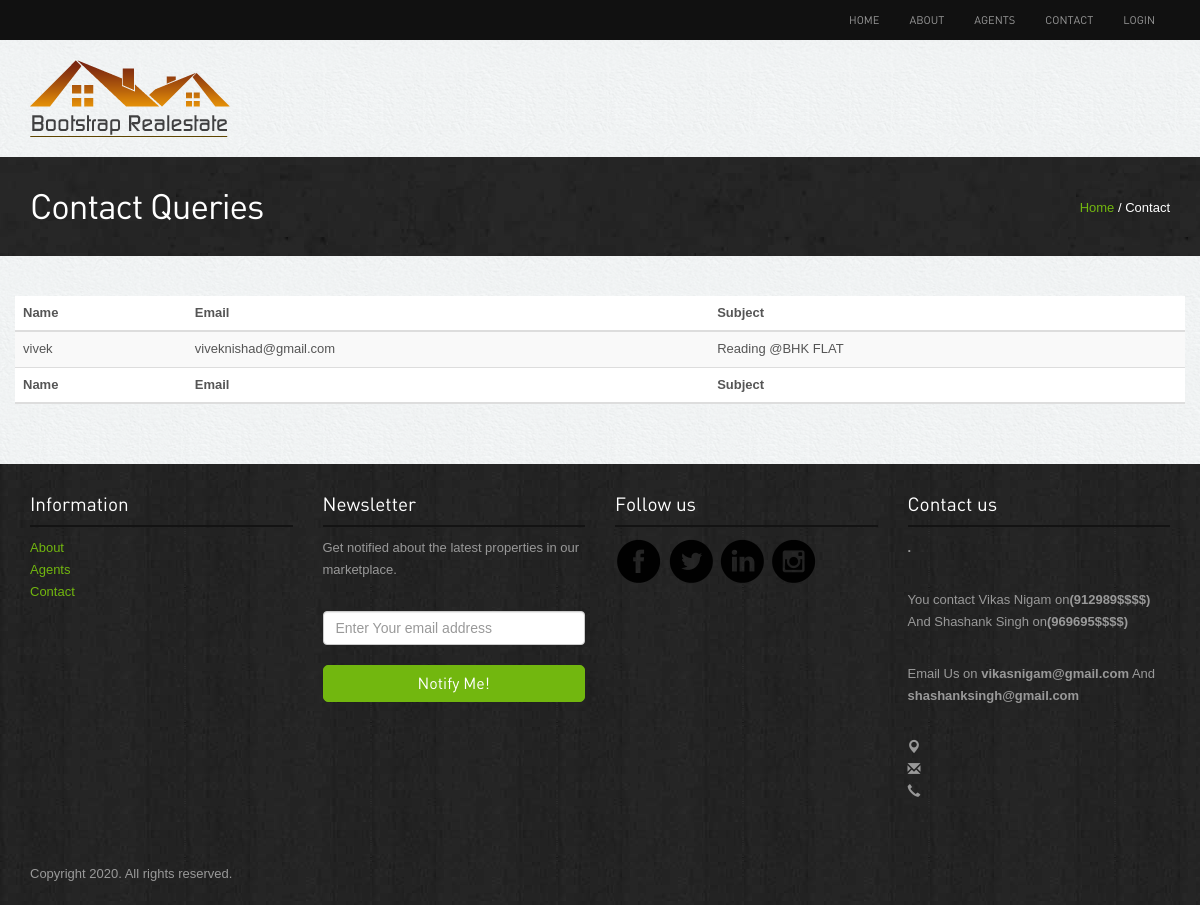
Screenshot of /contact/question/agent_list.html with the database file from the repository.
### contact/models.py (models this page shows, shortened)
class Question(models.Model):
    name = models.CharField(max_length=100)
    email = models.EmailField()
    subject = models.CharField(max_length=200)
    message = models.TextField()
    tags = models.ManyToManyField(QuestionTag, related_name="Tags")
    time = models.DateTimeField(default=timezone.now)
    class Meta :
        verbose_name = "Contact Question"
        verbose_name_plural = "Contact Questions"
        ordering = ('name', 'subject')

### contact/views.py (the view)
# urls.py: path('question/agent_list.html', views.QuestionListView.as_view(), name='question_list'),
class QuestionListView(ListView):
    model = Question
    paginate_by = 10
    queryset = Question.objects.all()

### templates/contact/question_list.html (shortened to what this page needs)
{% extends "base.html" %}
{% load static %}
{% block content %}
<div class="inside-banner">
  <div class="container">
    <span class="pull-right"><a href="#">Home</a> / Contact</span>
    <h2>Contact Queries</h2>
</div>
</div>
<div class="container">
    <div class="spacer">
        <div class="row">
            <table class="table table-striped">
                <thead>
                    <th>Name</th>
                    <th>Email</th>
                    <th>Subject</th>
                </thead>
                {% for question in question_list %}
                    <tr>
                        <td>{{ question.name }}</td>
                        <td>{{ question.email }}</td>
                        <td>{{ question.subject }}</td>
                    </tr>
                {% endfor %}
                <thead>
                    <th>Name</th>
                    <th>Email</th>
                    <th>Subject</th>
                </thead>
            </table>
        </div>
    </div>
</div>
{% endblock %}

### static/assets/style.css (style rules this page uses)
body { color:#555; font:normal 13px/22px Arial; background:url(../images/bgmain.png) #eee; }
h1,h2,h3,h4,h5 { font-weight:normal; font-family: din;margin: 0;padding: 0;color: #000 }
h2 { font-size: 35px; letter-spacing: -1px;margin-bottom: 20px; }
a { color:#72b70f; text-decoration:none;outline: none; }
.spacer { margin-top: 40px;margin-bottom:40px; }
table { background-color: #fff; }
.inside-banner { background:url(../images/bginside.jpg) #222;color: #fff; padding: 30px 0; }
.inside-banner h2 { margin: 0; color: #fff; }
.inside-banner span { margin-top: 10px; }

### rows the page displays
Question: name "vivek", email "viveknishad@gmail.com", subject "Reading @BHK FLAT"
